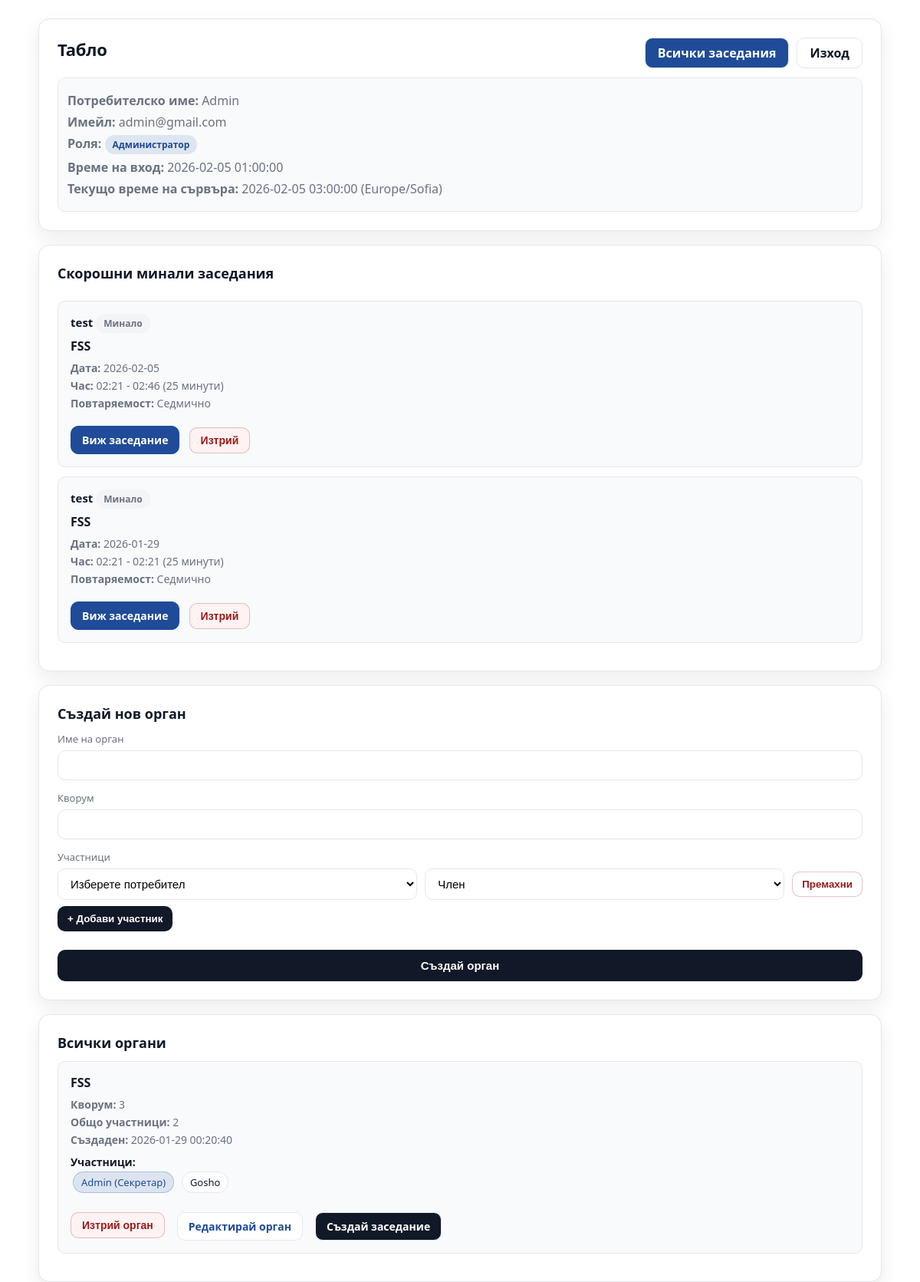
Screenshot of /app/dashboard.php (signed in) with the database file from the repository.
### tables this page shows
CREATE TABLE meetings (
            id TEXT PRIMARY KEY,
            series_id TEXT,
            name TEXT NOT NULL,
            reason TEXT,
            comments TEXT,
            agency_id INTEGER NOT NULL,
            date TEXT NOT NULL,
            time TEXT NOT NULL,
            duration INTEGER NOT NULL,
            recurring TEXT NOT NULL,
            created_by TEXT NOT NULL,
            created_at TEXT NOT NULL,
            started_at TEXT,
            ended_at TEXT
        );

CREATE TABLE agencies (
            id INTEGER PRIMARY KEY AUTOINCREMENT,
            name TEXT NOT NULL,
            quorum INTEGER NOT NULL,
            created_at TEXT NOT NULL,
            created_by TEXT NOT NULL
        );

CREATE TABLE agency_participants (
            id INTEGER PRIMARY KEY AUTOINCREMENT,
            agency_id INTEGER NOT NULL,
            username TEXT NOT NULL,
            role TEXT NOT NULL,
            UNIQUE(agency_id, username)
        );

### app/dashboard.php (the view, shortened to what this page needs)
<?php
$username = $_SESSION['user'];
$email = $_SESSION['email'];
$role = $_SESSION['role'];
$loginTime = $_SESSION['login_time'];
$roleLabel = $role === 'Admin' ? 'Администратор' : ($role === 'User' ? 'Потребител' : $role);
$pdo = getDb();
$agencies = $pdo->query('SELECT * FROM agencies ORDER BY created_at DESC')->fetchAll();
$participantsRows = $pdo->query('SELECT agency_id, username, role FROM agency_participants')->fetchAll();
$rolesByAgencyUser = [];
foreach ($participantsRows as $row) {
    $agencyId = (int)$row['agency_id'];
    if (!isset($rolesByAgencyUser[$agencyId])) {
        $rolesByAgencyUser[$agencyId] = [];
    }
    $rolesByAgencyUser[$agencyId][$row['username']] = $row['role'];
}
$meetings = $pdo->query(
    'SELECT m.*, a.name AS agency_name
     FROM meetings m
     JOIN agencies a ON a.id = m.agency_id'
)->fetchAll();
$upcomingMeetings = [];
$pastMeetings = [];
$now = new DateTime();
$recurringMap = ['Once' => 'Еднократно', 'Daily' => 'Ежедневно', 'Weekly' => 'Седмично', 'Monthly' => 'Месечно'];
foreach ($meetings as $meeting) {
    $meetingStart = new DateTime($meeting['date'] . ' ' . $meeting['time']);
    $duration = isset($meeting['duration']) ? intval($meeting['duration']) : 60;
    $meetingEnd = clone $meetingStart;
    $meetingEnd->modify("+{$duration} minutes");
    if (!empty($meeting['ended_at'])) {
        $overrideEnd = new DateTime($meeting['ended_at']);
        if ($overrideEnd < $meetingEnd) {
            $meetingEnd = $overrideEnd;
        }
    }
    $agencyId = (int)$meeting['agency_id'];
    $isParticipant = $role === 'Admin' || isset($rolesByAgencyUser[$agencyId][$username]);
    if ($isParticipant) {
        if ($meetingEnd >= $now) {
            $upcomingMeetings[] = $meeting;
        } else {
            $pastMeetings[] = $meeting;
        }
    }
}
usort($pastMeetings, function($a, $b) {
    $dateA = new DateTime($a['date'] . ' ' . $a['time']);
    $dateB = new DateTime($b['date'] . ' ' . $b['time']);
    return $dateB <=> $dateA;
});
$recentPastMeetings = array_slice($pastMeetings, 0, 5);
?>
<!DOCTYPE html>
<html lang="en">
<head>
</head>
<body>
    <div class="container">
        <div class="header">
            <div style="display: flex; justify-content: space-between; align-items: center;">
                <h1>Табло</h1>
                <div style="display: flex; gap: 10px;">
                    <a href="all_meetings.php" class="logout-btn" style="background: var(--accent); color: #fff;">Всички заседания</a>
                    <a href="logout.php" class="logout-btn">Изход</a>
                </div>
            </div>
            <div class="user-info">
                <p><strong>Потребителско име:</strong> <?php echo htmlspecialchars($username); ?></p>
                <p><strong>Имейл:</strong> <?php echo htmlspecialchars($email); ?></p>
                <p><strong>Роля:</strong> <span class="user-role <?php echo $role === 'Admin' ? 'admin-role' : 'user-role-badge'; ?>"><?php echo htmlspecialchars($roleLabel); ?></span></p>
                <p><strong>Време на вход:</strong> <?php echo htmlspecialchars($loginTime); ?></p>
                <p><strong>Текущо време на сървъра:</strong> <?php echo date('Y-m-d H:i:s'); ?> (<?php echo date_default_timezone_get(); ?>)</p>
            </div>
        </div>
        <?php if (!empty($recentPastMeetings)): ?>
        <div class="meetings-section">
            <div class="meeting-header-wrapper">
                <h2>Скорошни минали заседания</h2>
            </div>
            <?php foreach ($recentPastMeetings as $meeting): ?>
                <?php
                $canDelete = false;
                if ($role === 'Admin') {
                    $canDelete = true;
                }
                $duration = isset($meeting['duration']) ? intval($meeting['duration']) : 60;
                $meetingStart = new DateTime($meeting['date'] . ' ' . $meeting['time']);
                $endTime = clone $meetingStart;
                $endTime->modify("+{$duration} minutes");
                if (!empty($meeting['ended_at'])) {
                    $overrideEnd = new DateTime($meeting['ended_at']);
                    if ($overrideEnd < $endTime) {
                        $endTime = $overrideEnd;
                    }
                }
                $recurringLabel = isset($meeting['recurring']) && isset($recurringMap[$meeting['recurring']]) ? $recurringMap[$meeting['recurring']] : ($meeting['recurring'] ?? '');
                ?>
                <div class="meeting-card">
                    <div class="meeting-name">
                        <?php echo htmlspecialchars($meeting['name'] ?? 'Заседание без име'); ?>
                        <span class="meeting-status status-past">Минало</span>
                    </div>
                    <h3><?php echo htmlspecialchars($meeting['agency_name']); ?></h3>
                    <p class="meeting-info"><strong>Дата:</strong> <?php echo htmlspecialchars($meeting['date']); ?></p>
                    <p class="meeting-info"><strong>Час:</strong> <?php echo htmlspecialchars($meeting['time']); ?> - <?php echo $endTime->format('H:i'); ?> (<?php echo $duration; ?> минути)</p>
                    <p class="meeting-info"><strong>Повтаряемост:</strong> <?php echo htmlspecialchars($recurringLabel); ?></p>
                    <div style="margin-top: 10px;">
                        <a href="view_meeting.php?id=<?php echo $meeting['id']; ?>" class="view-meeting-btn">Виж заседание</a>
                        <?php if ($canDelete): ?>
                            <form action="delete_meeting.php" method="POST" style="display: inline;">
                                <button type="submit" class="delete-meeting-btn" onclick="return confirm('Сигурни ли сте, че искате да изтриете това заседание?')">Изтрий</button>
                            </form>
                        <?php endif; ?>
                    </div>
                </div>
            <?php endforeach; ?>
        </div>
        <?php endif; ?>
        <?php if ($role === 'Admin'): ?>
            <div class="admin-panel">
                <h2>Създай нов орган</h2>
                <form action="create_agency.php" method="POST" id="agencyForm">
                    <div class="form-group">
                        <label for="agency_name">Име на орган</label>
                        <input type="text" id="agency_name" name="agency_name" required>
                    </div>
                    <div class="form-group">
                        <label for="quorum">Кворум</label>
                        <input type="number" id="quorum" name="quorum" min="1" step="1" inputmode="numeric" pattern="[0-9]*" required>
                    </div>
                    <div class="form-group">
                        <label>Участници</label>
                        <div id="participantsContainer">
                            <div class="participant-item">
                                <select name="participants[]" required>
                                    <option value="">Изберете потребител</option>
                                </select>
                                <select name="roles[]" required>
                                    <option value="member">Член</option>
                                </select>
                                <button type="button" class="remove-participant-btn" onclick="removeParticipant(this)">Премахни</button>
                            </div>
                        </div>
                        <button type="button" class="add-participant-btn" onclick="addParticipant()">+ Добави участник</button>
                    </div>
                    <button type="submit" class="submit-btn">Създай орган</button>
                </form>
            </div>
            <div class="agencies-section">
                <h2>Всички органи</h2>
                <?php if (empty($agencies)): ?>
                    <p style="color: #999; text-align: center;">Все още няма създадени органи.</p>
                <?php else: ?>
                    <?php foreach ($agencies as $agency): ?>
                        <?php $agencyId = (int)$agency['id']; ?>
                        <div class="agency-card">
                            <h3><?php echo htmlspecialchars($agency['name']); ?></h3>
                            <p class="agency-info"><strong>Кворум:</strong> <?php echo htmlspecialchars($agency['quorum']); ?></p>
                            <p class="agency-info"><strong>Общо участници:</strong> <?php echo count($agency['participants']); ?></p>
                            <p class="agency-info"><strong>Създаден:</strong> <?php echo htmlspecialchars($agency['created_at']); ?></p>
                            <div class="participant-list">
                                <strong>Участници:</strong><br>
                                <?php
                                $adminIsSecretary = false;
                                foreach ($agency['participants'] as $participant):
                                    if ($participant['username'] === $_SESSION['user'] && $participant['role'] === 'secretary') {
                                        $adminIsSecretary = true;
                                    }
                                ?>
                                    <span class="participant <?php echo $participant['role'] === 'secretary' ? 'secretary' : ''; ?>">
                                        <?php echo htmlspecialchars($participant['username']); ?>
                                        <?php echo $participant['role'] === 'secretary' ? '(Секретар)' : ''; ?>
                                    </span>
                                <?php endforeach; ?>
                            </div>
                            <div class="agency-actions">
                                <form action="delete_agency.php" method="POST" class="inline-form">
                                    <button type="submit" class="delete-agency-btn" onclick="return confirm('Сигурни ли сте, че искате да изтриете този орган?')">Изтрий орган</button>
                                </form>
                                <a href="edit_agency.php?id=<?php echo $agencyId; ?>" class="edit-agency-btn">Редактирай орган</a>
                                <?php if ($adminIsSecretary): ?>
                                    <a href="create_meeting.php?agency_id=<?php echo $agencyId; ?>" class="create-meeting-btn">Създай заседание</a>
                                <?php endif; ?>
                            </div>
                        </div>
                    <?php endforeach; ?>
                <?php endif; ?>
            </div>
        <?php endif; ?>
    </div>
</body>
</html>

### rows the page displays
meetings: name "test", agency.name "FSS", date "2026-02-05", time "02:21", $endTime->format('H:i') "02:46", duration "25", recurring "Седмично"
meetings: name "test", agency.name "FSS", date "2026-01-29", time "02:21", ended_at "02:21", duration "25", recurring "Седмично"
agencies: name "FSS", quorum "3", count($agency['participants']) "2", created_at "2026-01-29 00:20:40"
agency_participants: username "Admin", role "(Секретар)"
agency_participants: username "Gosho"

### other values shown
$username "Admin"
$email "admin@gmail.com"
$roleLabel "Администратор"
$loginTime "2026-02-05 01:00:00"
date_default_timezone_get() "Europe/Sofia"
